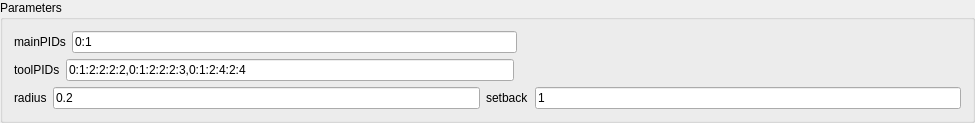
<?xml version="1.0" encoding="UTF-8"?>
<ui version="4.0">
 <class>FilletWidget</class>
 <widget class="QWidget" name="FilletWidget">
  <property name="geometry">
   <rect>
    <x>0</x>
    <y>0</y>
    <width>975</width>
    <height>110</height>
   </rect>
  </property>
  <property name="windowTitle">
   <string>FilletWidget</string>
  </property>
  <layout class="QVBoxLayout" name="verticalLayout">
   <property name="spacing">
    <number>0</number>
   </property>
   <property name="leftMargin">
    <number>0</number>
   </property>
   <property name="topMargin">
    <number>0</number>
   </property>
   <property name="rightMargin">
    <number>0</number>
   </property>
   <property name="bottomMargin">
    <number>0</number>
   </property>
   <item>
    <widget class="QGroupBox" name="groupBox">
     <property name="title">
      <string>Parameters</string>
     </property>
     <layout class="QVBoxLayout" name="verticalLayout_2">
      <item>
       <layout class="QHBoxLayout" name="horizontalLayout">
        <item>
         <widget class="QLabel" name="label_2">
          <property name="text">
           <string>mainPIDs</string>
          </property>
         </widget>
        </item>
        <item>
         <widget class="QLineEdit" name="lineEdit_PIDs">
          <property name="text">
           <string>0:1</string>
          </property>
         </widget>
        </item>
        <item>
         <spacer name="horizontalSpacer">
          <property name="orientation">
           <enum>Qt::Horizontal</enum>
          </property>
          <property name="sizeHint" stdset="0">
           <size>
            <width>37</width>
            <height>17</height>
           </size>
          </property>
         </spacer>
        </item>
       </layout>
      </item>
      <item>
       <layout class="QHBoxLayout" name="horizontalLayout_9">
        <item>
         <widget class="QLabel" name="label_14">
          <property name="text">
           <string>toolPIDs</string>
          </property>
         </widget>
        </item>
        <item>
         <widget class="QLineEdit" name="lineEdit_PIDs2">
          <property name="text">
           <string>0:1:2:2:2:2,0:1:2:2:2:3,0:1:2:4:2:4</string>
          </property>
         </widget>
        </item>
        <item>
         <spacer name="horizontalSpacer_8">
          <property name="orientation">
           <enum>Qt::Horizontal</enum>
          </property>
          <property name="sizeHint" stdset="0">
           <size>
            <width>37</width>
            <height>17</height>
           </size>
          </property>
         </spacer>
        </item>
       </layout>
      </item>
      <item>
       <layout class="QGridLayout" name="gridLayout_2">
        <item row="0" column="2">
         <widget class="QLabel" name="label_12">
          <property name="text">
           <string>setback</string>
          </property>
         </widget>
        </item>
        <item row="0" column="0">
         <widget class="QLabel" name="label_9">
          <property name="text">
           <string>radius</string>
          </property>
         </widget>
        </item>
        <item row="0" column="1">
         <widget class="QLineEdit" name="lineEdit_x1">
          <property name="text">
           <string>0.2</string>
          </property>
         </widget>
        </item>
        <item row="0" column="3">
         <widget class="QLineEdit" name="lineEdit_x2">
          <property name="text">
           <string>1</string>
          </property>
         </widget>
        </item>
       </layout>
      </item>
     </layout>
    </widget>
   </item>
  </layout>
 </widget>
 <layoutdefault spacing="6" margin="11"/>
 <resources/>
 <connections/>
</ui>
